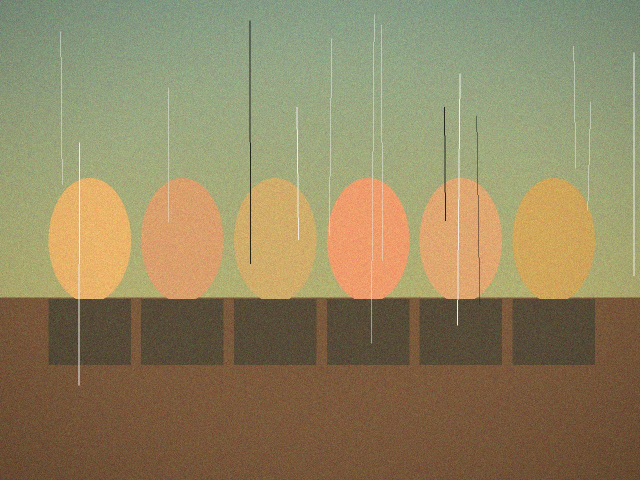
#> input picture samples/1985-06-12 春节全家福.jpg, 1280 x 960 px (shown at 1/2 size)
$ python -i restore.py   (imports and definitions only)
#> lines starting #> are read from the running program, lines starting #| are printed output that depends on the picture
#> further down, picture is the input picture: PIL image 1280x960 RGB; mean R, G, B 145.7, 132.8, 96.3
# -*- coding: utf-8 -*-
"""老照片修复与增强算法（纯 numpy + Pillow 实现）。

覆盖：
  auto_levels   自动色阶（直方图拉伸，带百分位裁剪）
  gray_world    灰世界白平衡 / 去偏色
  deyellow      去泛黄（棕褐化校正）
  restore_color 褪色复原（饱和度与对比双提升）
  denoise       胶片颗粒/扫描噪点抑制
  despeckle     划痕、灰尘、霉斑去除（顶帽检测 + 中值修补）
  clahe         局部对比度增强（分块直方图均衡，带裁剪限幅）
  unsharp       反锐化掩模锐化
  crop_border   自动裁掉扫描白边/黑边
  deskew        自动纠偏（投影方差最大化）
  fix_red_eye   红眼抑制
  upscale       高质量放大
  auto_enhance  一键全流程
"""
from __future__ import annotations

import math

import numpy as np
from PIL import Image, ImageFilter, ImageOps

# ------------------------------------------------------------------ 基础工具

def _f(arr):
    return arr.astype(np.float32)


def _u(arr):
    return np.clip(arr, 0, 255).astype(np.uint8)


def _gray(arr):
    return (0.299 * arr[:, :, 0] + 0.587 * arr[:, :, 1] + 0.114 * arr[:, :, 2])


# [4 lines left out: function _cumhist, not called in this run]


# ------------------------------------------------------------------ 自动色阶

def auto_levels(im: Image.Image, clip=0.4, per_channel=True) -> Image.Image:
    """按百分位裁剪拉伸对比度，clip 为每侧裁剪百分比。"""
    a = _f(np.asarray(im))
    if a.ndim == 2:
        a = np.stack([a] * 3, axis=-1)
    lo_p, hi_p = clip, 100.0 - clip
    if per_channel:
        lo = np.percentile(a.reshape(-1, 3), lo_p, axis=0)
        hi = np.percentile(a.reshape(-1, 3), hi_p, axis=0)
    else:
        g = _gray(a)
        lo_v = np.percentile(g, lo_p)
        hi_v = np.percentile(g, hi_p)
        lo = np.array([lo_v] * 3)
        hi = np.array([hi_v] * 3)
    span = np.maximum(hi - lo, 1e-3)
    out = (a - lo) / span * 255.0
    return Image.fromarray(_u(out))


def stretch_gray(im: Image.Image, clip=0.5) -> Image.Image:
    return auto_levels(im, clip=clip, per_channel=False)


# ------------------------------------------------------------------ 白平衡

# [9 lines left out: function gray_world, not called in this run]


def white_patch(im: Image.Image, pct=99.5, strength=0.8) -> Image.Image:
    """白块假设：把最亮的 0.5% 视为白。"""
    a = _f(np.asarray(im))
    hi = np.percentile(a.reshape(-1, 3), pct, axis=0)
    hi = np.maximum(hi, 1e-3)
    gain = 255.0 / hi
    gain = 1.0 + (gain - 1.0) * float(strength)
    return Image.fromarray(_u(a * gain))


# [290 lines left out: functions neutral_cast, deyellow, restore_color, saturate_by_fade, denoise, denoise_adaptive and 9 more, not called in this run]


# ------------------------------------------------------------------ 锐化

def unsharp(im: Image.Image, radius=1.6, percent=140, threshold=3) -> Image.Image:
    return im.filter(ImageFilter.UnsharpMask(radius=radius, percent=int(percent),
                                              threshold=int(threshold)))


# [106 lines left out: functions edge_sharpen, suppress_noise, smart_sharpen, crop_border, detect_skew, not called in this run]


def _enhance_screen(im: Image.Image, o: dict) -> Image.Image:
    """截图/文档/界面图的增强：只做"提对比 + 去偏色 + 轻微锐化"。

    刻意不做的事（都会让截图变糊或变形）：
      * 中值滤波/降噪 —— 截图没有胶片颗粒，只会糊掉文字边缘
      * 自动裁边     —— 会把窗口边框当扫描白边裁掉
      * 自动纠偏     —— 会把表格/文字块判成倾斜转歪
      * CLAHE 强拉   —— 会让界面底色出现块状色块

    只做：
      1) 可选白平衡：把界面里偏色的底色拉回中性
      2) 温和色阶：只拉掉两端 0.05% 的极端值，尽量不改变字形灰度
      3) 轻度锐化：很小的半径，仅让文字边缘更实
    """
    out = im

    if o.get("whitebalance"):
        # 截图的底色往往是大面积纯色，用它做白块校正最稳
        out = white_patch(out, pct=99.0, strength=0.55)

    if o.get("levels"):
        # 只裁掉极少量的极端像素，保住文字的灰度层次
        out = auto_levels(out, clip=0.05, per_channel=False)

    if o.get("sharpen"):
        # 半径小、强度低：只让边缘变实，不产生白边
        out = unsharp(out, radius=0.8, percent=55, threshold=3)

    return out


def _is_screen_or_document(im: Image.Image, m: dict = None) -> bool:
    """判断是不是截图/文档/界面图：这类图不该做纠偏。

    纠偏靠"投影方差最大化"，一旦图里是窗口、表格、文字块，
    很容易被误判成倾斜，转出来就是斜的（真实踩过的坑）。
    判据用纯色像素占比 + 高饱和界面色，两者都在截图里特别明显。
    """
    try:
        a = np.asarray(im.convert("RGB").resize((200, 200), Image.BILINEAR),
                       dtype=np.uint8)
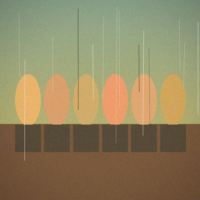
#> a: shape (200, 200, 3); mean R, G, B 145.7, 132.8, 96.3
    except Exception:
        return False
    total = float(a.shape[0] * a.shape[1])
#> total = 40000
    if total <= 0:
        return False

    mx = a.max(axis=2).astype(np.int16)
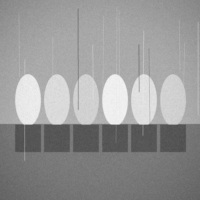
#> mx: shape (200, 200) int16; min 76, max 243, mean 151.3
    mn = a.min(axis=2).astype(np.int16)
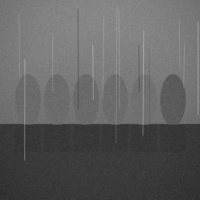
#> mn: shape (200, 200) int16; min 44, max 161, mean 96.3
    spread = mx - mn
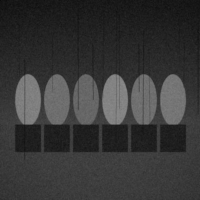
#> spread: shape (200, 200) int16; min 11, max 139, mean 55.1

    # 1) 大面积近白或近黑：文档、终端、深色主题界面
    flat = ((a > 245).all(axis=2) | (a < 12).all(axis=2)).sum() / total
#> flat = 0
    # 2) 深色界面占比：IDE / 终端截图常见大片深色
    dark = (mx < 60).sum() / total
#> dark = 0
    # 3) 高饱和界面色块与彩色文字
    vivid = (spread > 110).sum() / total
#> vivid = 0.0941

    if flat > 0.30 or dark > 0.32 or vivid > 0.08:
        return True

    # 4) 颜色种类极少：截图往往只有少数几种量化色
    try:
        q = (a // 32).astype(np.int32)
        uniq = len(np.unique(q[:, :, 0] * 64 + q[:, :, 1] * 8 + q[:, :, 2]))
    except Exception:
        uniq = 9999
    if uniq < 260 and (flat + dark) > 0.18:
        return True

    if m:
        if m.get("megapixels", 0) > 3 and m.get("contrast", 1) > 0.30:
            return True
        # 文字边缘会被当成噪点，这类"高噪点+有对比"基本是截图
        if m.get("noise", 0) > 6.0 and m.get("contrast", 0) > 0.12:
            return True
    return False


# [122 lines left out: functions deskew, _proj_score, fix_red_eye, upscale, _denoise_to_budget, not called in this run]


def auto_enhance(im: Image.Image, metrics=None, opts=None) -> Image.Image:
    """一键老照片增强。

    顺序经实测标定。三条经验来自真实测量：
      1) 对比度拉伸（auto_levels）会把胶片颗粒放大 2-3 倍，
         所以"去噪"必须放在拉伸之后，而不是之前；
      2) CLAHE 会显著抬高高频噪声（实测 noise +50%），
         因此只在"确实平淡"的图上启用，且强度压低、放在去噪之后；
      3) 划痕修补必须只作用于细长结构，否则会把整张图的细节抹平。

    流程：裁边 -> 纠偏 -> 白平衡 -> 去泛黄 -> 自动色阶 -> 拉伸后去噪
          -> 去划痕 -> 可选局部对比(CLAHE) -> 再校噪 -> 褪色补色
          -> 边缘感知锐化 -> 终检闭环
    """
    from .imaging import _noise_estimate

    o = {
        "crop": True, "deskew": True, "denoise": True, "despeckle": True,
        "whitebalance": True, "deyellow": True, "levels": True,
        "clahe": "auto", "fade": True, "sharpen": True, "upscale": False,
    }
    if opts:
        o.update(opts)
    m = metrics or {}
    noise0 = float(m.get("noise", 0) or 0)

    # [9 lines left out: function _gray_of, not called in this run]

    def _std_of(img):
        return float(_gray_of(img).std()) / 255.0

    out = im

    # 截图/文档类图片走"保清晰"专用流程。
    # 之前的问题：截图被判成"噪点重"，走了中值滤波 + 降噪 + 强锐化，
    # 文字边缘被糊掉，结果比原图还模糊。截图本身没有胶片噪点，
    # 需要的只是把对比度拉开、别动像素结构。
    screen_like = _is_screen_or_document(im, m)
#> screen_like = True
    if screen_like:
        return _enhance_screen(im, o)
#> in _f, `return arr.astype(np.float32)`:
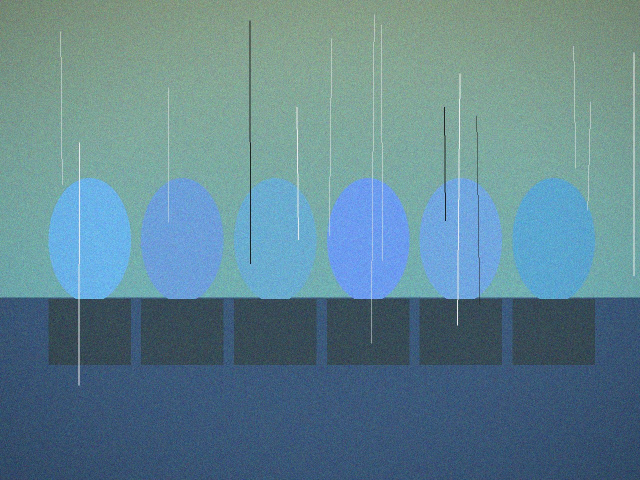
#> returned value: shape (960, 1280, 3) float32 (shown at 1/2 size); mean of channels 0, 1, 2 145.7, 132.8, 96.3; drawn as B, G, R
#> in white_patch, `hi = np.percentile(a.reshape(-1, 3), pct, axis=0)`: hi = [248, 197, 155]
#> in white_patch, `gain = 255.0 / hi`: gain = [1.03, 1.29, 1.65]
#> in white_patch, `gain = 1.0 + (gain - 1.0) * float(strength)`: gain = [1.02, 1.16, 1.35]
#> in _gray, `return (0.299 * arr[:, :, 0] + 0.587 * arr[:, :, 1] + 0.114 * arr[:, :..`:
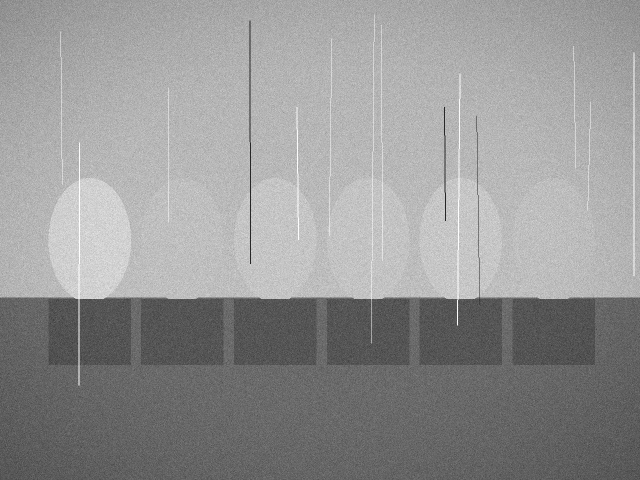
#> returned value: shape (960, 1280) float32 (shown at 1/2 size); min 21.21, max 255, mean 149.2
#> in auto_levels, `lo_v = np.percentile(g, lo_p)`: lo_v = 36.63
#> in auto_levels, `hi_v = np.percentile(g, hi_p)`: hi_v = 255
#> in auto_levels, `lo = np.array([lo_v] * 3)`: lo = [36.63, 36.63, 36.63]
#> in auto_levels, `hi = np.array([hi_v] * 3)`: hi = [255, 255, 255]
#> in auto_levels, `span = np.maximum(hi - lo, 1e-3)`: span = [218.4, 218.4, 218.4]
#> in unsharp, `return im.filter(ImageFilter.UnsharpMask(radius=radius, percent=int(pe..`:
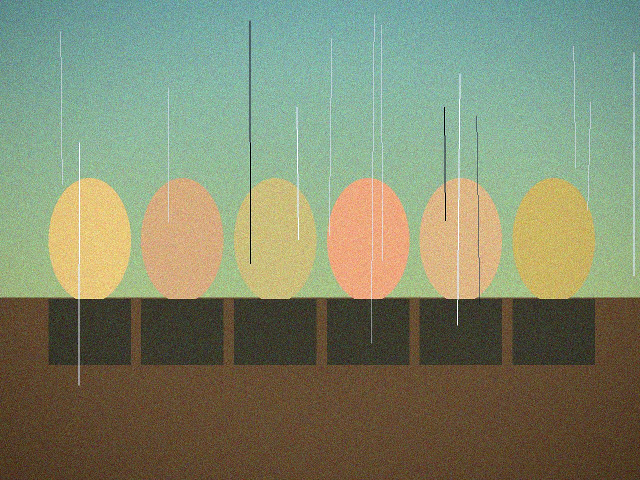
#> returned value: PIL image 1280x960 RGB (shown at 1/2 size); mean R, G, B 128.9, 136.2, 108.4

    if o["crop"]:
        out = crop_border(out)
    if o["deskew"]:
        out = deskew(out)
    if o["whitebalance"]:
        out = neutral_cast(out)
    if o["deyellow"]:
        out = deyellow(out, 1.0 if float(m.get("sepia", 0) or 0) > 0.40 else 0.5)
    if o["levels"]:
        out = auto_levels(out, clip=0.35)

    budget = max(3.2, noise0 * 1.35 + 1.2)
    if o["denoise"]:
        out = _denoise_to_budget(out, budget, keep_contrast=None)

    if o["despeckle"]:
        # 阈值按实测标定：响应为灰度差，划痕通常 12-60，噪点 <10
        thr = min(30.0, 11.0 + noise0 * 2.2)
        out = despeckle(out, threshold=thr)

    # ---- 局部对比增强：只对平淡图启用，且强度随噪点下降
    want_clahe = o["clahe"]
    if want_clahe == "auto":
        c0 = _std_of(out)
        want_clahe = bool(c0 < 0.150)     # 只看确实"发灰"的图
    if want_clahe:
        n_before = _noise_estimate(_gray_of(out))
        clip = 1.5
        if n_before > 4.0:
            clip *= 0.70
        elif n_before > 2.5:
            clip *= 0.85
        cand = clahe(out, clip_limit=clip)
        # 只有"噪声没有明显变差 且 对比度确实变好"才采纳
        n_after = _noise_estimate(_gray_of(cand))
        # 双重上限：相对当前不超过 25%，相对原图不超过 3 倍，绝对不超过 3.6
        cap = min(max(n_before * 1.25, n_before + 0.8),
                  max(noise0 * 3.0, 2.6), 3.6)
        if _std_of(cand) > _std_of(out) and n_after <= cap:
            out = cand
        if o["denoise"]:
            out = _denoise_to_budget(out, budget)

    if o["fade"]:
        if float(m.get("saturation", 0.30) or 0.30) < 0.18:
            out = saturate_by_fade(out, 0.20)

    # ---- 锐化：强度与原始噪点负相关
    if o["sharpen"]:
        blur = m.get("blur")
        amount, radius = 1.10, 1.6
        if blur is not None:
            if blur < 40:
                amount, radius = 1.80, 2.1
            elif blur < 90:
                amount, radius = 1.50, 1.9
            elif blur < 200:
                amount, radius = 1.20, 1.6
            else:
                amount, radius = 0.90, 1.3
        n_now = _noise_estimate(_gray_of(out))
        if n_now > 6.0:
            amount *= 0.50
        elif n_now > 4.0:
            amount *= 0.70
        elif n_now > 2.5:
            amount *= 0.88
        out = edge_sharpen(out, amount=amount, radius=radius, threshold=8)

    # ---- 终检：锐化会明显抬高噪声，这里统一压回"可接受上限"
    if o["denoise"]:
        n_end = _noise_estimate(_gray_of(out))
        # 上限取三者较小值：原图的 1.5 倍、当前值的 0.85、绝对 6.5
        cap = min(noise0 * 1.5 + 1.2, n_end * 0.85, 6.5)
        cap = max(cap, 3.2)
        if n_end > cap:
            out = _denoise_to_budget(out, cap, max_iter=4)

    if o["upscale"]:
        out = upscale(out, 2.0)
    return out


PRESETS = {
    "轻度修复": {"despeckle": False, "clahe": False, "sharpen": True, "upscale": False},
    "标准修复": {},
    "重度修复": {"upscale": False, "clahe": True},
    "仅去噪": {"crop": False, "deskew": False, "whitebalance": False, "deyellow": False,
            "levels": False, "clahe": False, "fade": False, "sharpen": False,
            "despeckle": False},
    "仅调色": {"crop": False, "deskew": False, "denoise": False, "despeckle": False,
            "sharpen": False},
    "仅裁边纠偏": {"denoise": False, "despeckle": False, "whitebalance": False,
              "deyellow": False, "levels": False, "clahe": False, "fade": False,
              "sharpen": False},
    "去泛黄": {"crop": False, "deskew": False, "denoise": False, "despeckle": False,
            "levels": False, "clahe": False, "fade": False, "sharpen": False},
    "去划痕": {"crop": False, "deskew": False, "whitebalance": False, "deyellow": False,
            "levels": False, "clahe": False, "fade": False, "sharpen": False},
    "增强清晰度": {"crop": False, "deskew": False, "whitebalance": False,
              "deyellow": False, "levels": False, "clahe": True, "fade": False},
}

# 前端展示用：每个开关的中文名与说明
OPTIONS = [
    {"key": "crop", "label": "自动裁边", "desc": "裁掉扫描留下的白边/黑边"},
    {"key": "deskew", "label": "自动纠偏", "desc": "把明显歪斜的照片摆正"},
    {"key": "whitebalance", "label": "白平衡", "desc": "中和整体偏色"},
    {"key": "deyellow", "label": "去泛黄", "desc": "压掉老照片的黄色调"},
    {"key": "levels", "label": "自动色阶", "desc": "拉开明暗对比"},
    {"key": "denoise", "label": "降噪", "desc": "抑制胶片颗粒与扫描噪点"},
    {"key": "despeckle", "label": "去划痕", "desc": "修补细长划痕、灰尘、霉点"},
    {"key": "clahe", "label": "局部对比", "desc": "提升发灰照片的细节层次"},
    {"key": "fade", "label": "褪色补色", "desc": "把发白的颜色补回来"},
    {"key": "sharpen", "label": "锐化", "desc": "让边缘更清楚"},
    {"key": "upscale", "label": "放大 2 倍", "desc": "小图放大（会变慢）"},
]


# [9 lines left out: function preset_options, not called in this run]

>>> from PIL import Image
>>> picture = Image.open('../samples/1985-06-12 春节全家福.jpg')
>>> result = auto_enhance(picture)
